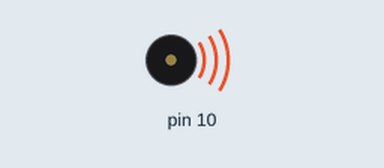
This sketch was run on a simulated Arduino Uno, built with avr-gcc and run on an emulated ATmega328P. Parts: buzzer (waves = sounding).

Above: at 0.5 s.
Timing chart, 0 to 4.6 s (numbered marks = the images above):
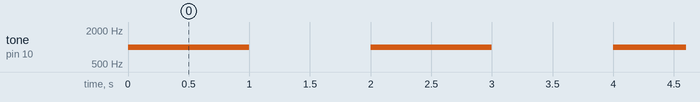

Measured:
- by itself, tone on pin 10: alternates 1000 Hz for 1.0 s and silent for 1.0 s

The sketch:

Project_5_Code.ino
```cpp
void setup() {
  pinMode(10, OUTPUT);
}
void loop() {
  tone(10, 1000);
  delay(1000);
  noTone(10);
  delay(1000);
}
```
